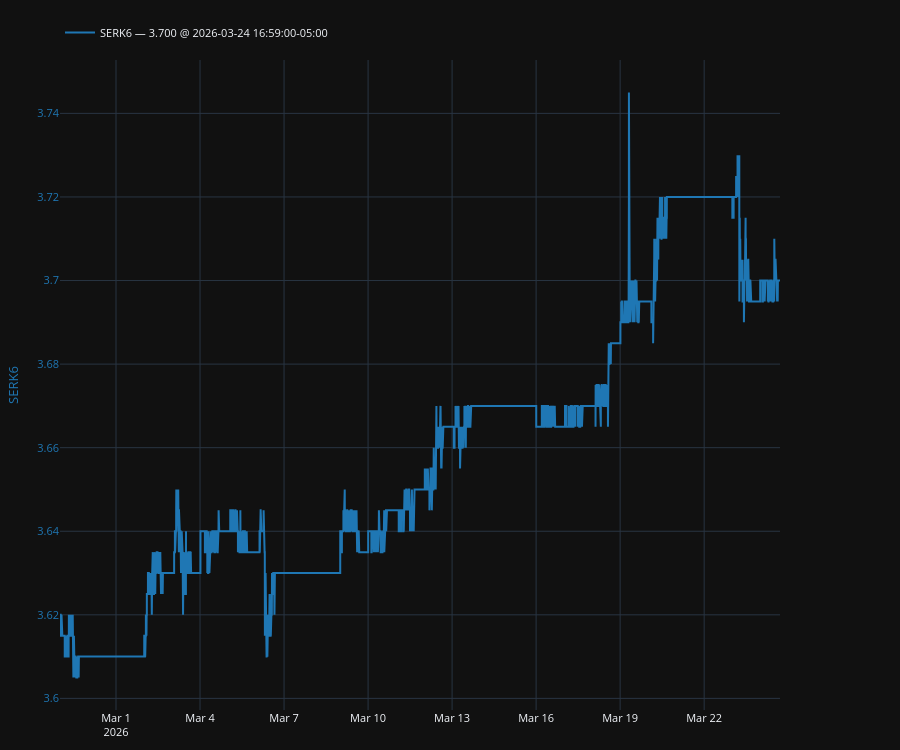

Source (notebook cell):
### Code cell
from MDP.FixedRateBonds.WEBULL.WebullFintechFetcher import WebullFintechFetcher

codes = ["G6", "H6", "J6", "K6"]
tickers = [f"SER{c}" for c in codes] + [f"FF{c}" for c in codes]

# start = datetime.date(2025, 10, 1) 
# end = datetime.date(2026, 3, 24)
# df = WebullFintechFetcher(debug_verbose=True).eod_by_tickers(tickers, start=start, end=end)

start = CHI_tz.localize(datetime.datetime(2026, 2, 27, 0, 0))
end = CHI_tz.localize(datetime.datetime(2026, 3, 24, 16, 59))
df = WebullFintechFetcher(debug_verbose=True).intraday_by_tickers(tickers, start=start, end=end)

plot, fig, _, _, legend = make_secondary_axis_plot(engine="plotly")
plot(100 - df["SERK6"], which="left")
legend(valfmt="{:.3f}", show_date=True)

### Figure 1 — Plotly figure (JSON) as saved in the notebook; plotly's stock layout.template omitted (floating-point values rounded to 4 significant figures; data arrays with more than 128 entries replaced by an {"elided": "..."} marker saying what was removed)
{"data": [{"line": {"color": "#1f77b4"}, "mode": "lines", "name": "SERK6 — 3.700 @ 2026-03-24 16:59:00-05:00", "showlegend": true, "type": "scatter", "x": {"elided": "26460 str values"}, "y": {"elided": "26460 float values"}, "yaxis": "y"}], "layout": {"font": {"size": 11}, "height": 750, "legend": {"orientation": "h", "x": 0, "xanchor": "left", "y": 1.02, "yanchor": "bottom"}, "margin": {"b": 40, "l": 60, "r": 120, "t": 60}, "newshape": {"line": {"color": "red"}}, "title": {}, "xaxis": {"showgrid": true, "showspikes": true, "spikecolor": "white", "spikemode": "across", "spikesnap": "cursor"}, "yaxis": {"showgrid": true, "showspikes": true, "spikecolor": "white", "spikesnap": "cursor", "spikethickness": 0.5, "tickfont": {"color": "#1f77b4"}, "title": {"font": {"color": "#1f77b4"}, "text": "SERK6"}}}}
